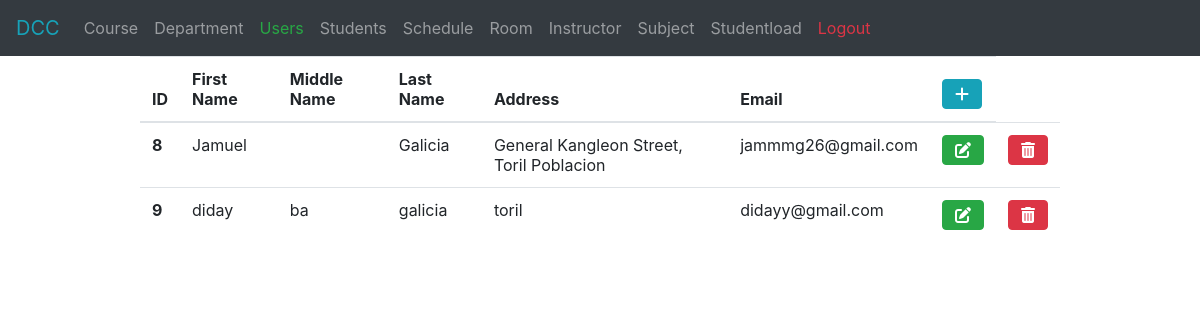
The app's page /pages/users.php (signed in) with its own data.
### tables this page shows
CREATE TABLE `users` (
  `id` int(11) NOT NULL AUTO_INCREMENT,
  `firstname` varchar(50) DEFAULT NULL,
  `middlename` varchar(50) DEFAULT NULL,
  `lastname` varchar(50) DEFAULT NULL,
  `address` varchar(100) DEFAULT NULL,
  `email` varchar(100) NOT NULL,
  `password` varchar(100) NOT NULL,
  `role` varchar(45) DEFAULT NULL,
  PRIMARY KEY (`id`),
  UNIQUE KEY `email_UNIQUE` (`email`)
);

### pages/users.php (the view, shortened to what this page needs)
<?php
	include '../components/navigation.php';
	include '../styles.php';
	include '../db.php';
	?>
<html>
	<head>
	</head>
	<body>
		<div class="container">
			<div class="row">
				<div class="col-sm">
				</div>
				<div class="col-sm-10">
					<table class="table">
						<thead>
							<tr>
								<th scope="col">ID</th>
								<th scope="col">First Name</th>
								<th scope="col">Middle Name</th>
								<th scope="col">Last Name</th>
								<th scope="col">Address</th>
								<th scope="col">Email</th>
								<th scope="col"><button type="button" onclick="window.location.href='./signup.php'" class="btn btn-info"><i class="fas fa-plus"></i></button></th>
							</tr>
						</thead>
						<tbody>
							<?php
								$sql = "select * from users";
								$result = $conn->query($sql);
								if ($result->num_rows > 0) {
								    while ($row = $result->fetch_assoc()) {
								        ?>
							<tr>
								<th scope="row"><?php echo $row['id'] ?></th>
								<td><?php echo $row['firstname'] ?></td>
								<td><?php echo $row['middlename'] ?></td>
								<td><?php echo $row['lastname'] ?></td>
								<td><?php echo $row['address'] ?></td>
								<td><?php echo $row['email'] ?></td>
								<form action="./edit-user.php" method="post">
									<td><button type="submit" class="btn btn-success"><i class="fas fa-edit"></i></button></td>
								</form>
								<form action="../requests/delete-user.php" method="post">
									<td><button type="submit" class="btn btn-danger"><i class="fas fa-trash-alt"></i></button></td>
								</form>
								<?php }
									} ?>
						</tbody>
					</table>
				</div>
				<div class="col-sm">
				</div>
			</div>
		</div>
	</body>
</html>

### records on screen
users: id "8", firstname "Jamuel", lastname "Galicia", address "General Kangleon Street, Toril Poblacion", email "jammmg26@gmail.com"
users: id "9", firstname "diday", middlename "ba", lastname "galicia", address "toril", email "didayy@gmail.com"
